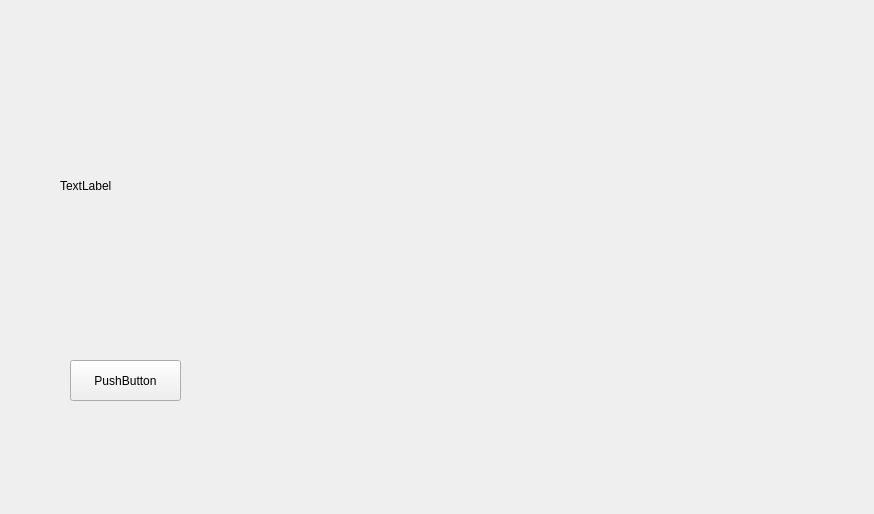
<?xml version="1.0" encoding="UTF-8"?>
<ui version="4.0">
 <class>CSJEventView</class>
 <widget class="QWidget" name="CSJEventView">
  <property name="geometry">
   <rect>
    <x>0</x>
    <y>0</y>
    <width>874</width>
    <height>514</height>
   </rect>
  </property>
  <property name="windowTitle">
   <string>Form</string>
  </property>
  <widget class="myLabel" name="label">
   <property name="geometry">
    <rect>
     <x>60</x>
     <y>90</y>
     <width>321</width>
     <height>191</height>
    </rect>
   </property>
   <property name="text">
    <string>TextLabel</string>
   </property>
  </widget>
  <widget class="myButton" name="pushButton">
   <property name="geometry">
    <rect>
     <x>70</x>
     <y>360</y>
     <width>111</width>
     <height>41</height>
    </rect>
   </property>
   <property name="text">
    <string>PushButton</string>
   </property>
  </widget>
 </widget>
 <customwidgets>
  <customwidget>
   <class>myLabel</class>
   <extends>QLabel</extends>
   <header location="global">mylabel.h</header>
  </customwidget>
  <customwidget>
   <class>myButton</class>
   <extends>QPushButton</extends>
   <header location="global">mybutton.h</header>
  </customwidget>
 </customwidgets>
 <resources/>
 <connections/>
</ui>
